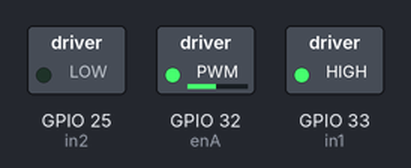
Bench run of a sketch on a simulated ESP32. On the bench: switched loads named in the sketch (green lamp = pin HIGH).

Above: at 0.1 s.
Timing chart, 0 to 1.6 s (numbered marks = the images above):
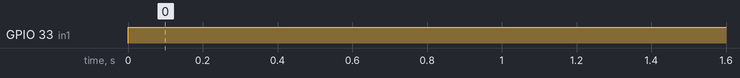

Measured:
- by itself, GPIO 33 (in1): LOW → HIGH at 0.00 s

The sketch:

l298n.ino
```cpp
int enA = 32;
int in1 = 33;
int in2 = 25;

void setup() {
  // Set all the motor control pins to outputs
  pinMode(enA, OUTPUT);
  pinMode(in1, OUTPUT);
  pinMode(in2, OUTPUT);

  // Turn off motors - Initial state
  digitalWrite(in1, LOW);
  digitalWrite(in2, LOW);

  // Configure the timer for PWM on the enA pin
  ledcSetup(0, 5000, 8); // Channel 0, 5000 Hz, 8-bit resolution
  ledcAttachPin(enA, 0); // Attach enA pin to Channel 0
}

void loop() {
  directionControl();
}

// This function lets you control the spinning direction of the motors
void directionControl() {
  // Set the motor speed using PWM
  ledcWrite(0, 120); // Channel 0, 100 (duty cycle)

  // Turn on motor A & B
  digitalWrite(in1, HIGH);
  digitalWrite(in2, LOW);
}
```
